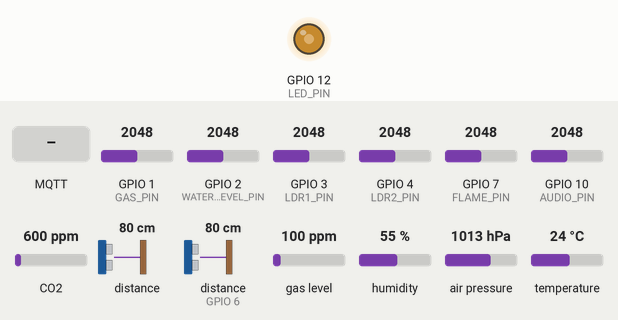
The sketch below on a simulated ESP32-S3. Shown: output pins drawn as LEDs (lit = HIGH). Wiring (inferred from the names in the program): ultrasonic range finder: trigger GPIO 5; echo GPIO 6. The test bench sets the inputs (shaded band); at power-on: GPIO 1 (GAS_PIN) = 2048, GPIO 2 (WATER_LEVEL_PIN) = 2048, GPIO 3 (LDR1_PIN) = 2048, GPIO 4 (LDR2_PIN) = 2048, GPIO 7 (FLAME_PIN) = 2048, GPIO 10 (AUDIO_PIN) = 2048, CO2 600 ppm, distance to the obstacle 80 cm, distance to the obstacle (sensor on GPIO 6) 80 cm, gas level 100 ppm, humidity 55 %, air pressure 1013 hPa, temperature 24 °C (analog values on the 0–4095 scale). The echo pulse lasts 58.3 µs per cm; no radio packets arrive unless stated; no MQTT or app messages arrive unless stated; pins used as bus, display or sensor lines are not drawn; what the sketch prints to the serial monitor is not drawn.

Above: at 4.2 s.
4.3 s: MQTT message "1" arrives on the first subscribed topic
At 5.9 s:
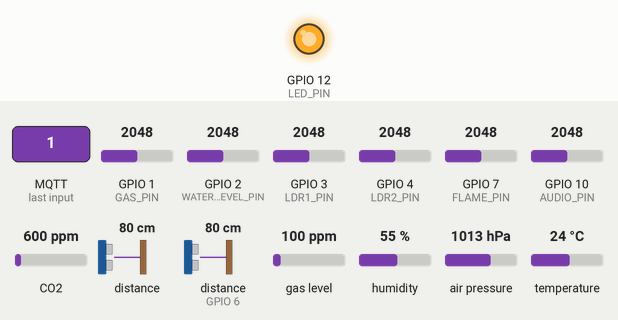
6.2 s: MQTT message "0" arrives on the first subscribed topic
At 7.9 s:
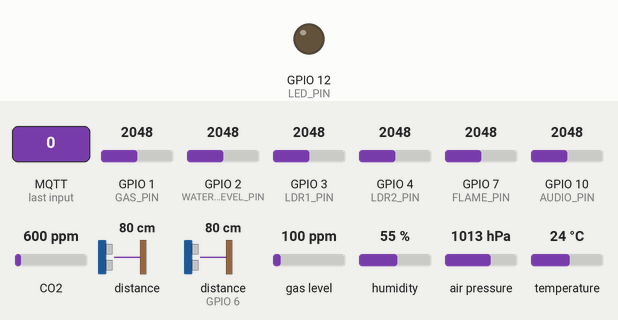
Timing chart, 0 to 9.4 s (numbered marks = the images above; inputs shaded):
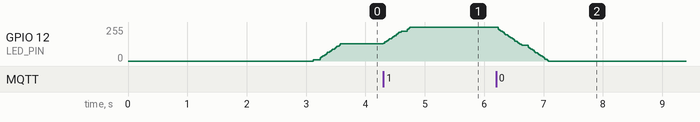

The sketch:

col2.ino
```cpp
/* ============================================================================
   ΚΟΛΟΝΑ 2  (COL2)  -  ESP32-S3
   ----------------------------------------------------------------------------
   Ο κοινός κώδικας (ασφάλεια, φως/κύμα, ανίχνευση, δίκτυο, publish) είναι στη
   βιβλιοθήκη KolonaCore. Εδώ μένει ΜΟΝΟ ό,τι αφορά αυτή την κολόνα:
   ρυθμίσεις, pins, topics, οι δικοί της αισθητήρες.

   ΔΟΜΗ:  1. ΡΥΘΜΙΣΕΙΣ  2. PINS  3. ΔΙΚΤΥΟ/TOPICS  4. ΑΝΤΙΚΕΙΜΕΝΑ
          5. ΑΙΣΘΗΤΗΡΕΣ  6. MQTT  7. ΔΗΜΟΣΙΕΥΣΗ  8. setup/loop
   ============================================================================ */

#include "secrets.h"      // WiFi / MQTT credentials (not in git) - see secrets.example.h
#include <Wire.h>
#include <SPI.h>
#include <LoRa.h>
#include <Adafruit_VL53L0X.h>
#include <Adafruit_BME280.h>
#include "Adafruit_SGP30.h"
#include <KolonaCore.h>

/* ===========================================================================
   1. ΡΥΘΜΙΣΕΙΣ   <-- ΜΟΝΟ ΕΔΩ ΑΛΛΑΖΕΙΣ
   =========================================================================== */
const int MY_INDEX = 2;                // θέση στον δρόμο (για το κύμα)

// ---- Ανίχνευση (laser TOF) ----
const int TRIGGER_DISTANCE_MM = 200;   // 200 = 20cm
const int NEAR_CONFIRM        = 2;     // συνεχόμενα κοντινά δείγματα

// ---- Μέρα / Νύχτα (LDR2). Χαμηλή τιμή = σκοτάδι ----
// ΒΑΘΜΟΝΟΜΗΜΕΝΟ ΜΕ ΠΡΑΓΜΑΤΙΚΕΣ ΜΕΤΡΗΣΕΙΣ (14/09/2026, ιστορικό Home Assistant):
//    φως αναμμένο -> ~3230
//    φως σβηστό   -> ~1715-2120
// Τα παλιά κατώφλια ήταν 500/800: ο αισθητήρας ΔΕΝ έφτανε ποτέ τόσο χαμηλά,
// οπότε η κολόνα νόμιζε ότι είναι πάντα μέρα και το LED δεν άναβε ΠΟΤΕ.
const int LDR2_DARK_ON  = 2500;        // < από αυτό -> ΝΥΧΤΑ (άναψε)
const int LDR2_DARK_OFF = 2900;        // > από αυτό -> ΜΕΡΑ (σβήσε). 2500..2900 = νεκρή ζώνη

// ---- LDR2 -> ποσοστό φωτεινότητας (ΜΟΝΟ για εμφάνιση) ----
const int LDR_RAW_DARK   = 300;
const int LDR_RAW_BRIGHT = 3500;

// ---- Χρόνοι φωτισμού ----
const unsigned long MOTION_HOLD_MS = 7000;   // 100% μετά από ανίχνευση
const unsigned long WAVE_HOLD_MS   = 2500;   // 78% από κύμα γείτονα

// ---- Ρυθμοί (ms) ----
const unsigned long PUBLISH_MS       = 500;
const unsigned long LED_UPDATE_MS    = 20;
const unsigned long TOF_READ_MS      = 80;
const unsigned long SGP_READ_MS      = 1000;
const unsigned long PUB_HEARTBEAT_MS = 10000;

#define LED_ACTIVE_LOW  false

/* ===========================================================================
   2. PINS
   =========================================================================== */
#define LORA_SCK   36
#define LORA_MOSI  35
#define LORA_MISO  37
#define LORA_CS    11
#define LORA_RST   38
#define LORA_DIO0  39
#define LORA_BAND  433E6

#define WATER_LEVEL_PIN  2      // όλα τα αναλογικά σε ADC1 -> δουλεύουν με WiFi ON
#define GAS_PIN          1
#define FLAME_PIN        7
#define AUDIO_PIN        10
#define LDR1_PIN         3
#define LDR2_PIN         4

#define HC_TRIG          5
#define HC_ECHO          6
#define LED_PIN          12

#define I2C_SDA          8
#define I2C_SCL          9
#define BME_ADDRESS      0x77
// Ο SGP30 έχει ΣΤΑΘΕΡΗ διεύθυνση I2C 0x58

/* ===========================================================================
   3. WiFi / MQTT / TOPICS   (τα στοιχεία σύνδεσης είναι στο secrets.h)
   =========================================================================== */
const char* ssid     = WIFI_SSID;
const char* password = WIFI_PASSWORD;

const char* mqtt_server    = MQTT_SERVER;
const int   mqtt_port      = 1883;
const char* mqtt_user      = MQTT_USER;
const char* mqtt_pass      = MQTT_PASSWORD;
const char* mqtt_client_id = "ESP32S3_col2_final";

const char* topicStatus      = "esp32s3/col2/status";
const char* topicWater       = "esp32s3/col2/sensors/water_level";
const char* topicGas         = "esp32s3/col2/sensors/gas";
const char* topicFlame       = "esp32s3/col2/sensors/flame";
const char* topicAudio       = "esp32s3/col2/sensors/audio";
const char* topicLDR1        = "esp32s3/col2/sensors/ldr";
const char* topicLDR2        = "esp32s3/col2/sensors/ldr2";
const char* topicUS          = "esp32s3/col2/sensors/distance_us_cm";
const char* topicTOF         = "esp32s3/col2/sensors/distance_tof_mm";
const char* topicLightLevel  = "esp32s3/col2/sensors/light_level";
const char* topicBrightness  = "esp32s3/col2/sensors/brightness_pct";
const char* topicBmeTemp     = "esp32s3/col2/sensors/bme_temperature";
const char* topicBmeHum      = "esp32s3/col2/sensors/bme_humidity";
const char* topicBmePress    = "esp32s3/col2/sensors/bme_pressure";
const char* topicEco2        = "esp32s3/col2/sensors/eco2";
const char* topicTvoc        = "esp32s3/col2/sensors/tvoc";
const char* topicLedCmd      = "esp32s3/col2/led/cmd";
const char* topicLedState    = "esp32s3/col2/led/state";
const char* topicLedMode     = "esp32s3/col2/led/mode";
const char* topicLedPwm      = "esp32s3/col2/led/pwm";
const char* topicLaserTrig   = "esp32s3/col2/sensors/laser_trigger";
const char* topicWaveTx      = "esp32s3/wave/event";
const char* topicLoRaRaw     = "esp32s3/col2/lora/payload";

/* ===========================================================================
   4. ΑΝΤΙΚΕΙΜΕΝΑ & ΚΑΤΑΣΤΑΣΗ
   =========================================================================== */
Adafruit_VL53L0X lox;
Adafruit_BME280  bme;
Adafruit_SGP30   sgp;

Kolona::Net        net;                 // ΠΡΙΝ τον Publisher (κρατάει reference)
Kolona::Led        led;
Kolona::Detect     detect;
Kolona::Hysteresis night;

enum PubId {
  P_WATER, P_GAS, P_FLAME, P_AUDIO, P_LDR1, P_LDR2, P_US, P_TOF,
  P_LIGHT, P_BRIGHT, P_BTEMP, P_BHUM, P_BPRES, P_ECO2, P_TVOC,
  P_LASER, P_LEDSTATE, P_LEDMODE, P_LEDPWM, P_COUNT
};
Kolona::Publisher<P_COUNT> pub(net.mqtt());

bool loxFound = false, bmeFound = false, sgpFound = false, loraOk = false;

int  lastWaterLevel = 0, lastGasValue = 0, lastFlameValue = 0, lastAudioValue = 0;
int  lastLdr1Value = 0,  lastLdr2Value = 0;
long lastDistCm = -1;
int  lastTofMm  = -1;
float lastBmeTemp = 0.0f, lastBmeHum = 0.0f, lastBmePress = 0.0f;
uint16_t lastEco2 = 400, lastTvoc = 0;
bool lastLaserTrig = false;

char g_payload[192];
char g_lastPayload[192] = "";
unsigned long g_lastPayloadMs = 0;

unsigned long lastPublish = 0, lastLedUpdate = 0, lastTofRead = 0, lastSgpRead = 0;
volatile bool g_ledStatusDirty = false;   // αίτημα από το mqttCallback

/* ===========================================================================
   5. ΑΙΣΘΗΤΗΡΕΣ
   =========================================================================== */
long readHCSR04() {
  digitalWrite(HC_TRIG, LOW);
  delayMicroseconds(2);
  digitalWrite(HC_TRIG, HIGH);
  delayMicroseconds(10);
  digitalWrite(HC_TRIG, LOW);
  long duration = pulseIn(HC_ECHO, HIGH, 25000);
  if (duration == 0) return -1;
  return (long)((duration * 0.0343f) / 2.0f);
}

// KY-038: μία analogRead πέφτει σε τυχαίο σημείο του κύματος και δείχνει μόνο
// το DC επίπεδο (~1620). Δειγματοληπτούμε σε ΚΑΘΕ loop και κρατάμε min/max·
// η ένταση = max - min στο διάστημα δημοσίευσης (0 = ησυχία, μεγάλο = θόρυβος).
int audioMin = 4095, audioMax = 0;
void sampleAudio() {
  int v = analogRead(AUDIO_PIN);
  if (v < audioMin) audioMin = v;
  if (v > audioMax) audioMax = v;
}
int takeAudioLevel() {
  int level = (audioMax >= audioMin) ? audioMax - audioMin : 0;
  audioMin = 4095; audioMax = 0;
  return level;
}

// Ο SGP30 δίνει ακριβέστερο eCO2/TVOC με την "απόλυτη υγρασία" από το BME280.
uint32_t absoluteHumidity(float t, float rh) {
  const float a = 216.7f * ((rh / 100.0f) * 6.112f *
                   exp((17.62f * t) / (243.12f + t)) / (273.15f + t));
  return (uint32_t)(1000.0f * a);   // [mg/m^3]
}

int ldrToPct(int raw) {
  return map(constrain(raw, LDR_RAW_DARK, LDR_RAW_BRIGHT), LDR_RAW_DARK, LDR_RAW_BRIGHT, 0, 100);
}

/* ===========================================================================
   6. MQTT
   =========================================================================== */
void publishLedStatus() {
  if (!net.mqttOk()) return;
  pub.s(P_LEDMODE,  topicLedMode,  led.modeString(), (float)led.mode());
  pub.t(P_LEDSTATE, topicLedState, led.on(), "ON", "OFF");
  pub.i(P_LEDPWM,   topicLedPwm,   led.pwm(), 3);
}

void sendWave() {
  if (net.mqttOk()) net.mqtt().publish(topicWaveTx, "col2", false);
}

void onMqttConnect() {
  net.mqtt().subscribe(topicLedCmd);
  net.mqtt().subscribe(topicWaveTx);
  pub.forceAll();                 // ξαναστείλε τα πάντα μετά την επανασύνδεση
  g_lastPayload[0] = '\0';
  publishLedStatus();
}

// ΠΡΟΣΟΧΗ: εδώ ΔΕΝ κάνουμε publish (φωλιασμένο publish μέσα σε mqtt.loop()
// είναι γνωστή πηγή αστάθειας). Σηκώνουμε σημαία και το loop το στέλνει.
void mqttCallback(char* topic, uint8_t* payload, unsigned int length) {
  char msg[24];
  Kolona::normalizePayload(msg, sizeof(msg), payload, length);

  if (!strcmp(topic, topicLedCmd)) {
    led.applyCommand(msg);
    g_ledStatusDirty = true;
    return;
  }
  if (!strcmp(topic, topicWaveTx)) {
    if (Kolona::waveIsFromNeighbour(msg, MY_INDEX)) {
      led.onNeighbourWave();
      Serial.printf("WAVE recv from %s\n", msg);
    }
  }
}

/* ===========================================================================
   7. ΔΗΜΟΣΙΕΥΣΗ
   =========================================================================== */
// CSV payload (ίδια σειρά πεδίων με πριν, eco2/tvoc στο τέλος)
void buildPayload(bool laserTrig) {
  snprintf(g_payload, sizeof(g_payload),
           "%d,%d,%d,%d,%d,%d,%ld,%d,%.1f,%.1f,%.1f,%d,%d,%u,%u",
           lastWaterLevel, lastGasValue, lastFlameValue, lastAudioValue,
           lastLdr1Value, lastLdr2Value, lastDistCm, lastTofMm,
           lastBmeTemp, lastBmeHum, lastBmePress, led.pwm(), laserTrig ? 1 : 0,
           lastEco2, lastTvoc);
}

void publishAll(bool laserTrig) {
  if (!net.mqttOk()) return;

  pub.i(P_WATER,  topicWater,      lastWaterLevel, 20);   // ADC 12bit -> 20 counts
  pub.i(P_GAS,    topicGas,        lastGasValue,   20);
  pub.i(P_FLAME,  topicFlame,      lastFlameValue, 20);
  pub.i(P_AUDIO,  topicAudio,      lastAudioValue, 20);
  pub.i(P_LDR1,   topicLDR1,       lastLdr1Value,  20);
  pub.i(P_LDR2,   topicLDR2,       lastLdr2Value,  20);
  pub.l(P_US,     topicUS,         lastDistCm,      1);
  pub.i(P_TOF,    topicTOF,        lastTofMm,       5);
  pub.i(P_LIGHT,  topicLightLevel, lastLdr2Value,  20);
  pub.i(P_BRIGHT, topicBrightness, ldrToPct(lastLdr2Value), 1);

  if (bmeFound) {
    pub.f(P_BTEMP, topicBmeTemp,  lastBmeTemp,  1, 0.1f);
    pub.f(P_BHUM,  topicBmeHum,   lastBmeHum,   1, 0.3f);
    pub.f(P_BPRES, topicBmePress, lastBmePress, 1, 0.2f);
  }
  if (sgpFound) {
    pub.i(P_ECO2, topicEco2, lastEco2, 5);
    pub.i(P_TVOC, topicTvoc, lastTvoc, 2);
  }

  pub.t(P_LASER, topicLaserTrig, laserTrig, "ON", "OFF");
  publishLedStatus();

  // Το CSV payload στέλνεται μόνο όταν αλλάζει (ή κάθε PUB_HEARTBEAT_MS)
  unsigned long now = millis();
  if (strcmp(g_lastPayload, g_payload) != 0 || now - g_lastPayloadMs > PUB_HEARTBEAT_MS) {
    strncpy(g_lastPayload, g_payload, sizeof(g_lastPayload) - 1);
    g_lastPayload[sizeof(g_lastPayload) - 1] = '\0';
    g_lastPayloadMs = now;
    net.mqtt().publish(topicLoRaRaw, g_payload, true);
  }
}

/* ===========================================================================
   8. setup() / loop()
   =========================================================================== */
void setup() {
  Serial.begin(115200);
  delay(1500);
  Serial.println("\n===== COL2 START =====");
  Kolona::printResetReason();

  pinMode(HC_TRIG, OUTPUT);
  pinMode(HC_ECHO, INPUT);
  digitalWrite(HC_TRIG, LOW);
  analogReadResolution(12);

  // --- Φως / ανίχνευση ---
  led.begin(LED_PIN, 5000, 8, LED_ACTIVE_LOW);
  led.setHold(MOTION_HOLD_MS, WAVE_HOLD_MS);
  led.setWaveSender(sendWave);
  detect.configure(TRIGGER_DISTANCE_MM, NEAR_CONFIRM);
  night.configure(LDR2_DARK_ON, LDR2_DARK_OFF);

  // --- I2C + αισθητήρες ---
  Wire.begin(I2C_SDA, I2C_SCL);
  Wire.setTimeOut(50);              // δεν κολλάει για πάντα αν γλιστρήσει ο bus

  loxFound = lox.begin();
  Serial.println(loxFound ? "VL53L0X OK" : "VL53L0X FAIL");

  bmeFound = bme.begin(BME_ADDRESS);
  Serial.println(bmeFound ? "BME280 OK" : "BME280 FAIL");

  sgpFound = sgp.begin();
  if (sgpFound) Serial.printf("SGP30 OK serial #%X%X%X\n",
                              sgp.serialnumber[0], sgp.serialnumber[1], sgp.serialnumber[2]);
  else          Serial.println("SGP30 FAIL");

  // --- LoRa ---
  SPI.begin(LORA_SCK, LORA_MISO, LORA_MOSI, LORA_CS);
  LoRa.setPins(LORA_CS, LORA_RST, LORA_DIO0);
  loraOk = LoRa.begin(LORA_BAND);
  Serial.println(loraOk ? "LoRa OK" : "LoRa FAIL");

  // --- Δίκτυο ---
  pub.setHeartbeat(PUB_HEARTBEAT_MS);
  net.begin(ssid, password, mqtt_server, mqtt_port,
            mqtt_user, mqtt_pass, mqtt_client_id, topicStatus, 1);
  net.setCallback(mqttCallback);
  net.setOnConnect(onMqttConnect);
  net.connectWifiBlocking();
  net.reconnect();

  lastLdr2Value = analogRead(LDR2_PIN);

  Serial.printf("[HEAP] μετά το setup: free=%u maxBlock=%u\n",
                ESP.getFreeHeap(), Kolona::largestFreeBlock());

  Kolona::safetyBegin();
}

void loop() {
  unsigned long now = millis();

  Kolona::safetyLoop();     // 1. δίχτυ ασφαλείας
  net.loop();               // 2. WiFi + MQTT χωρίς μπλοκάρισμα

  if (g_ledStatusDirty && net.mqttOk()) { g_ledStatusDirty = false; publishLedStatus(); }

  sampleAudio();            // ήχος: συνεχής δειγματοληψία για peak-to-peak

  // 3. Laser (συχνά)
  if (loxFound && now - lastTofRead >= TOF_READ_MS) {
    lastTofRead = now;
    VL53L0X_RangingMeasurementData_t m;
    lox.rangingTest(&m, false);
    lastTofMm = (m.RangeStatus == 0) ? m.RangeMilliMeter : -1;
  }

  // 4. SGP30 κάθε 1s (με αντιστάθμιση υγρασίας από BME280)
  if (sgpFound && now - lastSgpRead >= SGP_READ_MS) {
    lastSgpRead = now;
    if (bmeFound && lastBmeTemp > -40 && lastBmeHum > 0)
      sgp.setHumidity(absoluteHumidity(lastBmeTemp, lastBmeHum));
    if (sgp.IAQmeasure()) { lastEco2 = sgp.eCO2; lastTvoc = sgp.TVOC; }
  }

  // 5. Έλεγχος φωτός σε ΣΤΑΘΕΡΟ ρυθμό 20ms -> ομαλή ράμπα
  if (now - lastLedUpdate >= LED_UPDATE_MS) {
    lastLedUpdate = now;
    lastLdr2Value = analogRead(LDR2_PIN);
    lastLaserTrig = detect.update(lastTofMm);
    led.update(night.update(lastLdr2Value), lastLaserTrig);
  }

  // 6. Ανάγνωση υπόλοιπων αισθητήρων + δημοσίευση
  if (now - lastPublish >= PUBLISH_MS) {
    lastPublish = now;

    lastWaterLevel = analogRead(WATER_LEVEL_PIN);
    lastGasValue   = analogRead(GAS_PIN);
    lastFlameValue = analogRead(FLAME_PIN);
    lastAudioValue = takeAudioLevel();
    lastLdr1Value  = analogRead(LDR1_PIN);
    lastDistCm     = readHCSR04();

    if (bmeFound) {
      lastBmeTemp  = bme.readTemperature();
      lastBmeHum   = bme.readHumidity();
      lastBmePress = bme.readPressure() / 100.0F;
    }

    buildPayload(lastLaserTrig);
    publishAll(lastLaserTrig);

    if (loraOk) {
      LoRa.beginPacket();
      LoRa.print(g_payload);
      LoRa.endPacket();
    }
  }

  // 7. Debug (1/δευτ.)
  static unsigned long lastDbg = 0;
  if (now - lastDbg > 1000) {
    lastDbg = now;
    Serial.printf("LDR2=%d DARK=%d MODE=%s TOF=%d TRIG=%d PWM=%d eCO2=%u TVOC=%u "
                  "Gas=%d Flame=%d AUDIO=%d | free=%u maxBlock=%u\n",
                  lastLdr2Value, night.value() ? 1 : 0, led.modeString(), lastTofMm,
                  lastLaserTrig ? 1 : 0, led.pwm(), lastEco2, lastTvoc,
                  lastGasValue, lastFlameValue, lastAudioValue,
                  ESP.getFreeHeap(), Kolona::largestFreeBlock());
  }
}
```

Measured:
- after the input at 4.3 s, GPIO 12 (LED_PIN): moves from 128/255 to 255/255 over 0.44 s, starting at once
- after the input at 6.2 s, GPIO 12 (LED_PIN): moves from 255/255 to 0/255 over 0.84 s, starting at once
